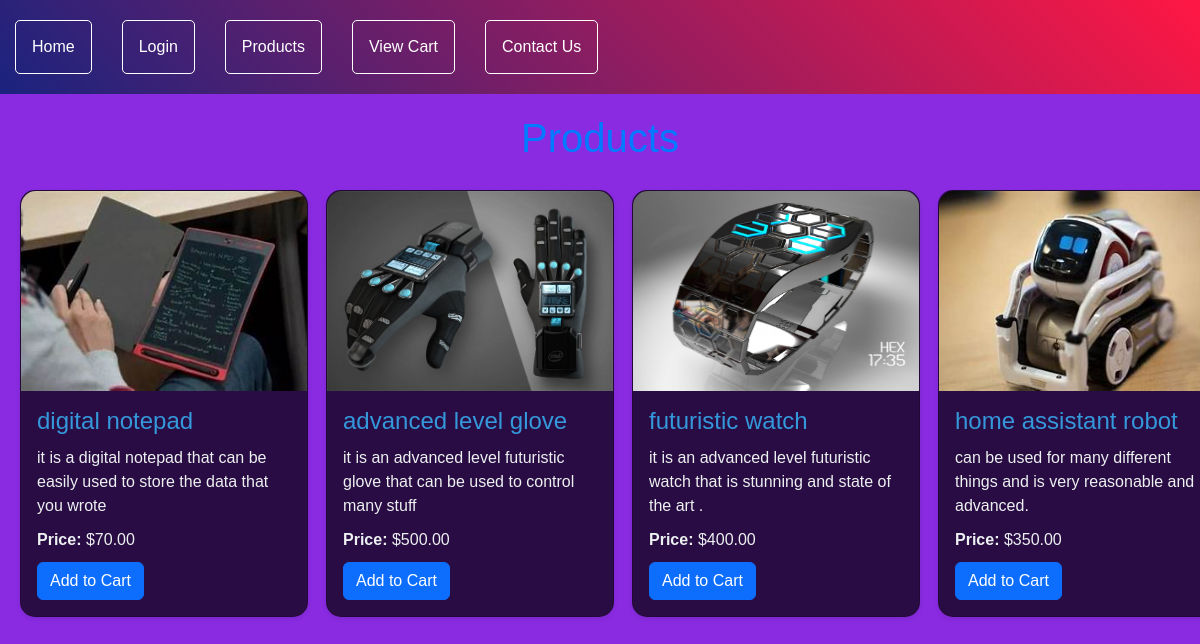
The app's page /gadgets/products/ with its own data.
### gadgets/models.py (models this page shows, shortened)
class Product(models.Model):
    name = models.CharField(max_length=100)
    description = models.TextField()
    price = models.DecimalField(max_digits=10, decimal_places=2)
    image = models.ImageField(upload_to='product_images/', default=None)

### gadgets/views.py (the view)
# urls.py: path('products/', products, name='products'),
def products(request):
    products = Product.objects.all()
    return render(request, 'products.html', {'products': products})

### gadgets/templates/products.html (shortened to what this page needs)
{% load static %}
<!DOCTYPE html>
<html lang="en">
<head>
    <link href="https://cdn.jsdelivr.net/npm/bootstrap@5.3.2/dist/css/bootstrap.min.css" rel="stylesheet">
</head>
<body>
    {% include 'navbar.html' %}
    <h1>Products</h1>
    <div class="row">
        {% for product in products %}
            <div class="col-md-3">
                <div class="card product-card mb-4">
                    <img src="{{ product.image.url }}" class="card-img-top">
                    <div class="card-body">
                        <h2 class="card-title">{{ product.name }}</h2>
                        <p class="card-text">{{ product.description }}</p>
                        <p class="card-text"><strong>Price:</strong> ${{ product.price }}</p>
                        <form method="post" class="add-to-cart-form" action="{% url 'add_to_cart' product_id=product.id %}">
                            <button type="submit" class="btn btn-primary">Add to Cart</button>
                        </form>
                    </div>
                </div>
            </div>
        {% endfor %}
    </div>
</body>
</html>

### gadgets/templates/products.html (style rules this page uses)
body { background-color:#8A2BE2; margin: 0; padding: 0; font-family: 'Arial', sans-serif; color: #fff; }
h1 { text-align: center; color: #007bff; margin-top: 20px; }
.product-card { width: 18rem; margin: 20px; background-color: rgba(0, 0, 0, 0.7); border-radius: 15px; box-shadow: 0 2px 5px rgba(0, 0, 0, 0.1); }
.product-card img { border-radius: 15px 15px 0 0; height: 200px; }
.product-card h2 { font-size: 24px; margin-bottom: 10px; color: #3498db; }
.product-card p { font-size: 16px; margin-bottom: 10px; color: #ecf0f1; }

### records on screen
Product: image (picture), name "digital notepad", description "it is a digital notepad that can be easily used to store the data that you wrote", price "70.00"
Product: image (picture), name "advanced level glove", description "it is an advanced level futuristic glove that can be used to control many stuff", price "500.00"
Product: image (picture), name "futuristic watch", description "it is an advanced level futuristic watch that is stunning and state of the art .", price "400.00"
Product: image (picture), name "home assistant robot", description "can be used for many different things and is very reasonable and advanced.", price "350.00"
